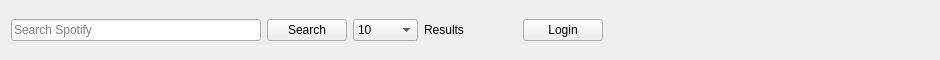
       <widget class="QWidget" name="widget" native="true">
        <property name="minimumSize">
         <size>
          <width>0</width>
          <height>60</height>
         </size>
        </property>
        <property name="maximumSize">
         <size>
          <width>16777215</width>
          <height>60</height>
         </size>
        </property>
        <property name="layoutDirection">
         <enum>Qt::LeftToRight</enum>
        </property>
        <layout class="QHBoxLayout" name="horizontalLayout_2">
         <property name="topMargin">
          <number>0</number>
         </property>
         <property name="bottomMargin">
          <number>0</number>
         </property>
         <item>
          <widget class="QLineEdit" name="searchInput">
           <property name="minimumSize">
            <size>
             <width>250</width>
             <height>0</height>
            </size>
           </property>
           <property name="maximumSize">
            <size>
             <width>350</width>
             <height>16777215</height>
            </size>
           </property>
           <property name="placeholderText">
            <string>Search Spotify</string>
           </property>
          </widget>
         </item>
         <item>
          <widget class="QPushButton" name="searchBtn">
           <property name="text">
            <string>Search</string>
           </property>
          </widget>
         </item>
         <item>
          <widget class="QComboBox" name="resultAmountCombo">
           <property name="minimumSize">
            <size>
             <width>65</width>
             <height>0</height>
            </size>
           </property>
           <property name="maximumSize">
            <size>
             <width>65</width>
             <height>16777215</height>
            </size>
           </property>
           <property name="minimumContentsLength">
            <number>6</number>
           </property>
           <item>
            <property name="text">
             <string>10</string>
            </property>
           </item>
           <item>
            <property name="text">
             <string>20</string>
            </property>
           </item>
           <item>
            <property name="text">
             <string>30</string>
            </property>
           </item>
           <item>
            <property name="text">
             <string>40</string>
            </property>
           </item>
           <item>
            <property name="text">
             <string>50</string>
            </property>
           </item>
          </widget>
         </item>
         <item>
          <widget class="QLabel" name="label_6">
           <property name="text">
            <string>Results</string>
           </property>
          </widget>
         </item>
         <item>
          <spacer name="horizontalSpacer">
           <property name="orientation">
            <enum>Qt::Horizontal</enum>
           </property>
           <property name="sizeHint" stdset="0">
            <size>
             <width>40</width>
             <height>20</height>
            </size>
           </property>
          </spacer>
         </item>
         <item>
          <widget class="QLabel" name="accountTypeLabel">
           <property name="text">
            <string/>
           </property>
          </widget>
         </item>
         <item>
          <widget class="QPushButton" name="loginBtn">
           <property name="text">
            <string>Login</string>
           </property>
          </widget>
         </item>
         <item>
          <spacer name="horizontalSpacer_2">
           <property name="orientation">
            <enum>Qt::Horizontal</enum>
           </property>
           <property name="sizeType">
            <enum>QSizePolicy::Fixed</enum>
           </property>
           <property name="sizeHint" stdset="0">
            <size>
             <width>20</width>
             <height>20</height>
            </size>
           </property>
          </spacer>
         </item>
         <item>
          <widget class="QLabel" name="label">
           <property name="minimumSize">
            <size>
             <width>300</width>
             <height>65</height>
            </size>
           </property>
           <property name="maximumSize">
            <size>
             <width>300</width>
             <height>65</height>
            </size>
           </property>
           <property name="text">
            <string/>
           </property>
           <property name="textFormat">
            <enum>Qt::RichText</enum>
           </property>
           <property name="pixmap">
            <pixmap>Config/Resources/ZSpotifyBannerTP.png</pixmap>
           </property>
           <property name="scaledContents">
            <bool>true</bool>
           </property>
          </widget>
         </item>
        </layout>
       </widget>
